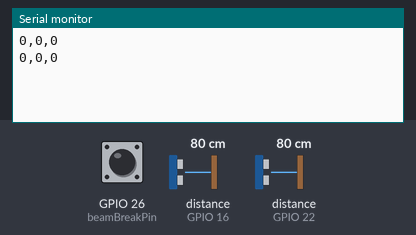
The sketch below on a simulated ESP32. On the bench: the last lines printed to the serial monitor. Wiring (inferred from the names in the program): 2 × ultrasonic range finder: trigger GPIO 17, echo GPIO 16 / trigger GPIO 23, echo GPIO 22. The test bench sets the inputs (shaded band); at power-on: distance to the obstacle (sensors on GPIO 16, GPIO 22) 80 cm, GPIO 26 (beamBreakPin) HIGH. The echo pulse lasts 58.3 µs per cm.

Above: at 1.8 s.
1.9 s: distance to the obstacle (sensor on GPIO 16) set to 2 cm
At 2.5 s:
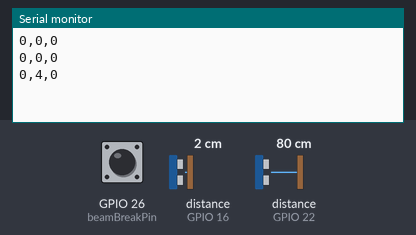
3.4 s: distance to the obstacle (sensor on GPIO 22) set to 2 cm
At 4.7 s:
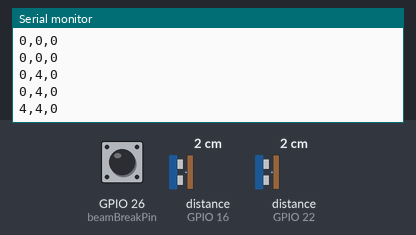
4.9 s: GPIO 26 (beamBreakPin) pulled LOW for 1.25 s
At 5.8 s:
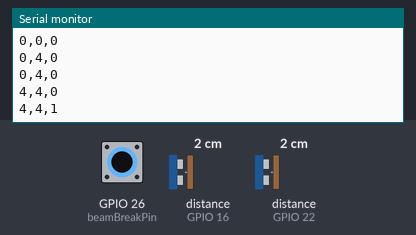
7.6 s: distance to the obstacle (sensor on GPIO 16) set to 9 cm
At 8.7 s:
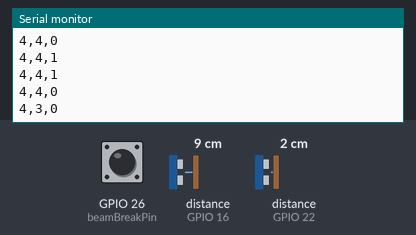
9.1 s: distance to the obstacle (sensor on GPIO 22) set to 9 cm
At 9.5 s:
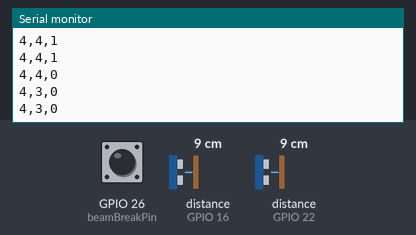
10.6 s: GPIO 26 (beamBreakPin) pulled LOW for 1.25 s
At 11.9 s:
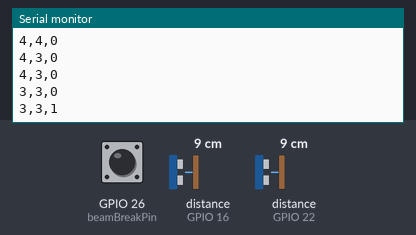
Timing chart, 0 to 13.6 s (numbered marks = the images above; inputs shaded):
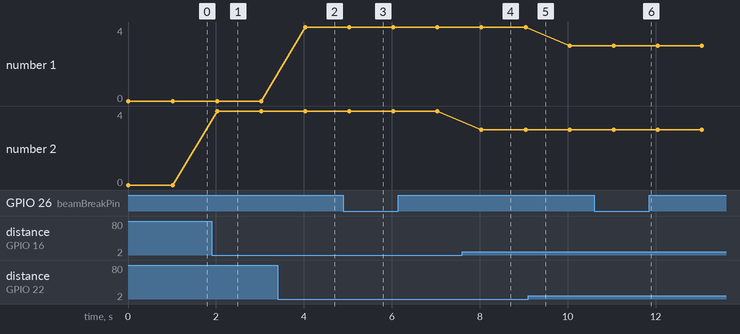

The sketch:

SupermarketArduino_Code.ino
```cpp
// (licence header left out)
const int trigPin_one = 23;
const int echoPin_one = 22;

const int trigPin_two = 17;
const int echoPin_two = 16;


const int beamBreakPin =26;
//define sound speed in cm/uS
#define SOUND_SPEED 0.034
#define CM_TO_INCH 0.393701

long duration;
float distanceCm;
float distanceInch;
int sensorState=0;

void setup() {
  Serial.begin(115200); // Starts the serial communication
  pinMode(trigPin_one, OUTPUT); // Sets the trigPin as an Output
  pinMode(echoPin_one, INPUT); // Sets the echoPin as an Input
  pinMode(trigPin_two, OUTPUT); // Sets the trigPin as an Output
  pinMode(echoPin_two, INPUT); // Sets the echoPin as an Input
  // initialize the LED pin as an output:
  //pinMode(LEDPIN, OUTPUT);//Attached to 3.3 V
  // initialize the sensor pin as an input:
  pinMode(beamBreakPin, INPUT_PULLUP);

}

void loop() {
  int shelf_3 = BeamBreak();
//  Serial.println("Shelf Location #1:");
  int shelf_1 = UltraSonicCounter(trigPin_one,echoPin_one,4.3459867,-0.305785545);
//  Serial.println("Shelf Location #2:");
  int shelf_2 = UltraSonicCounter(trigPin_two,echoPin_two,4.482746966,-0.298424437);
  Serial.println(String(shelf_1)+","+String(shelf_2)+","+String(shelf_3));
    //Serial.println(
  delay(1000);
}
int BeamBreak(){
  sensorState = digitalRead(beamBreakPin);
  int beamBroke = 0;
  if (sensorState == LOW) {
    beamBroke = 1;
  }
  return beamBroke;
}

int UltraSonicCounter(int trigPin, int echoPin, float intercept, float slope){
  // Clears the trigPin
  digitalWrite(trigPin, LOW);
  delayMicroseconds(2);
  // Sets the trigPin on HIGH state for 10 micro seconds
  digitalWrite(trigPin, HIGH);
  delayMicroseconds(10);
  digitalWrite(trigPin, LOW);

  // Reads the echoPin, returns the sound wave travel time in microseconds
  duration = pulseIn(echoPin, HIGH);

  // Calculate the distance
  distanceCm = duration * SOUND_SPEED/2;

  // Convert to inches
  distanceInch = distanceCm * CM_TO_INCH;

  int boxCount = BoxCount(intercept,slope);
  return boxCount;
}
int BoxCount(float intercept, float slope)
{
  int boxCount;
  boxCount = round(intercept+slope*distanceInch);
  if (boxCount < 0)
  {
    boxCount=0;
  }
  return boxCount;
}
```

Measured:
- after the input at 1.9 s, the serial monitor: prints a new line after 0.13 s (image 1)
- after the input at 3.4 s, the serial monitor: prints a new line after 0.63 s (image 2)
- after the input at 4.9 s, the serial monitor: prints a new line after 0.13 s (image 3)
- after the input at 7.6 s, the serial monitor: prints a new line after 0.44 s (image 4)
- after the input at 10.6 s, the serial monitor: prints a new line after 0.44 s (image 6)
- plotted number 2: 0 → 4 after the input at 1.9 s, 4 → 3 after the input at 7.6 s
